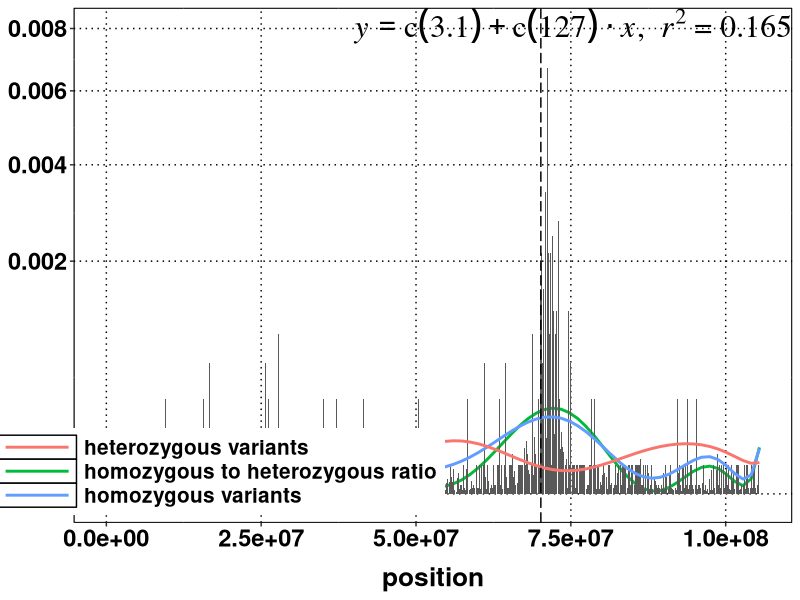
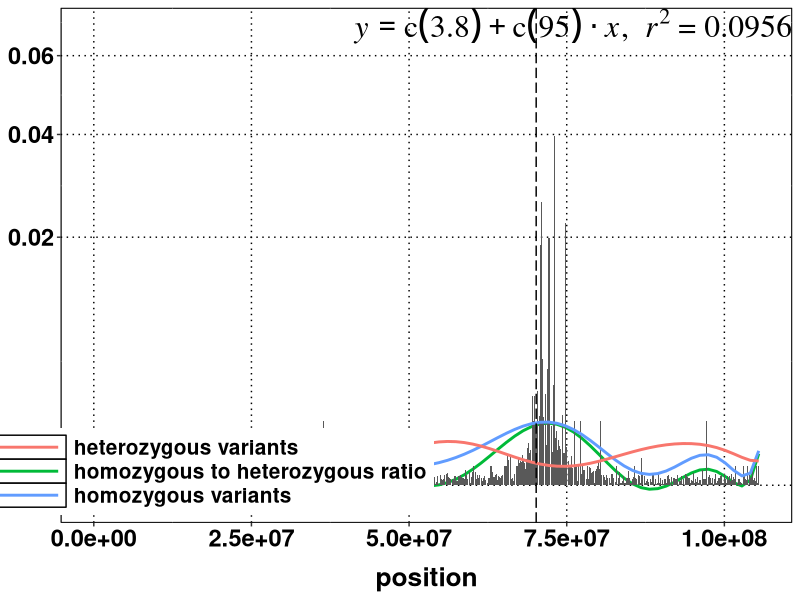
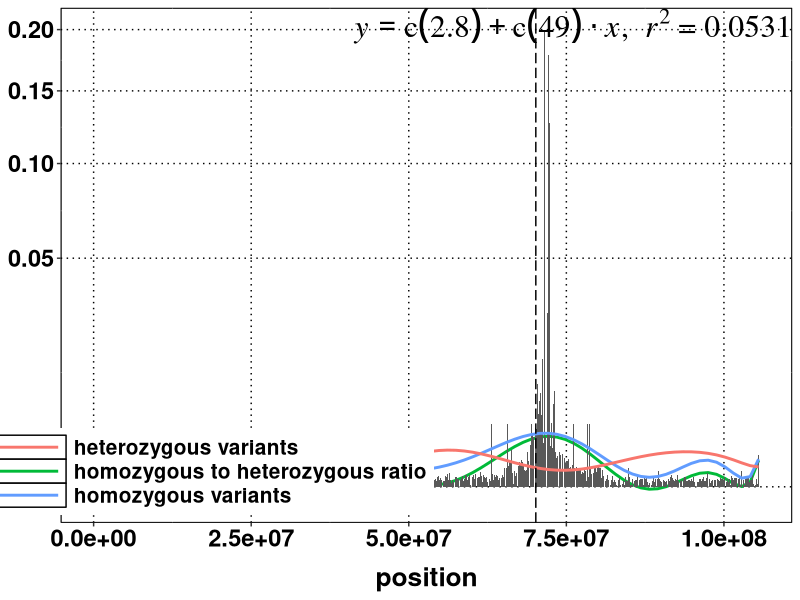
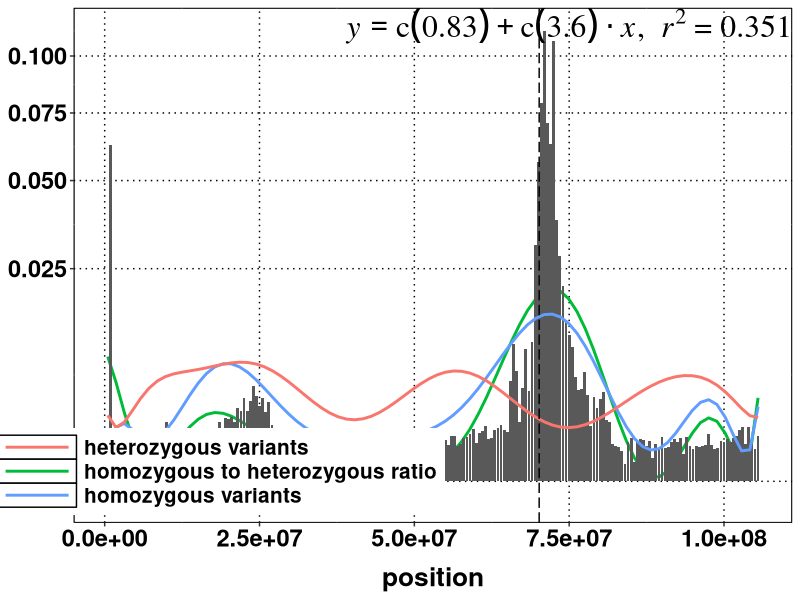
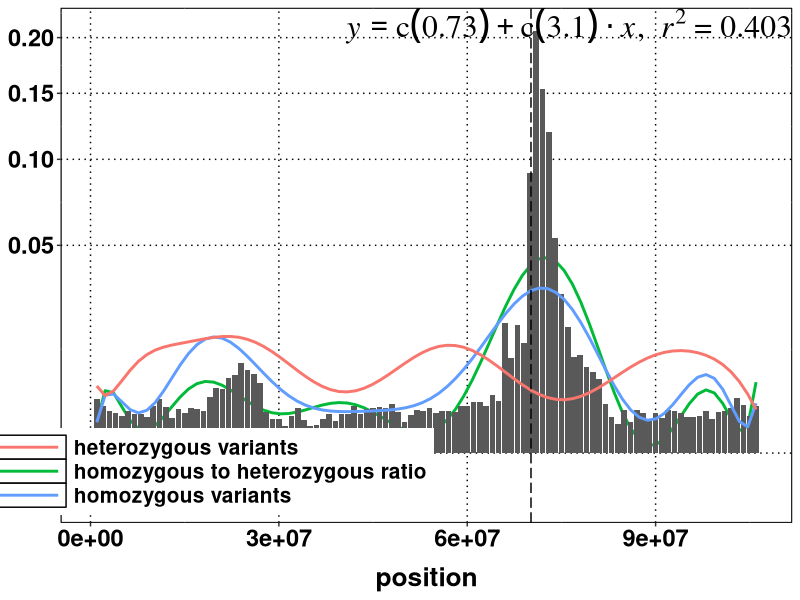
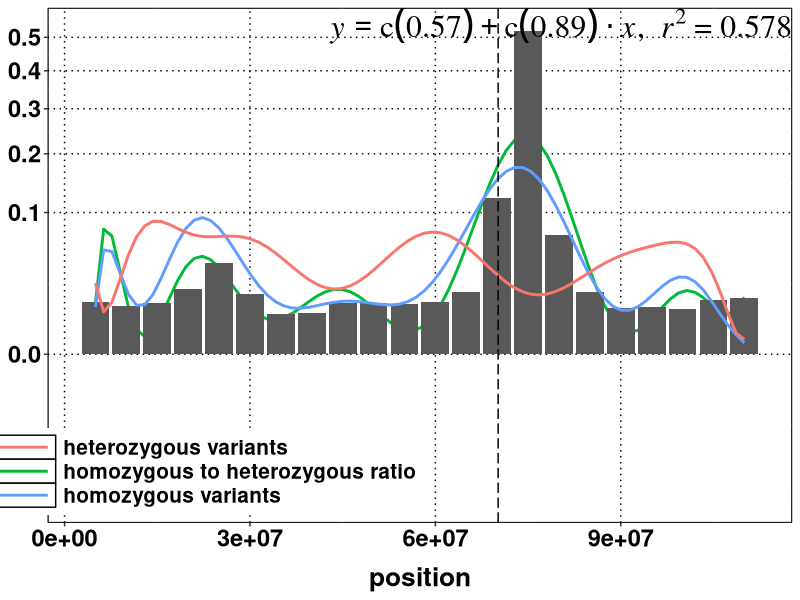
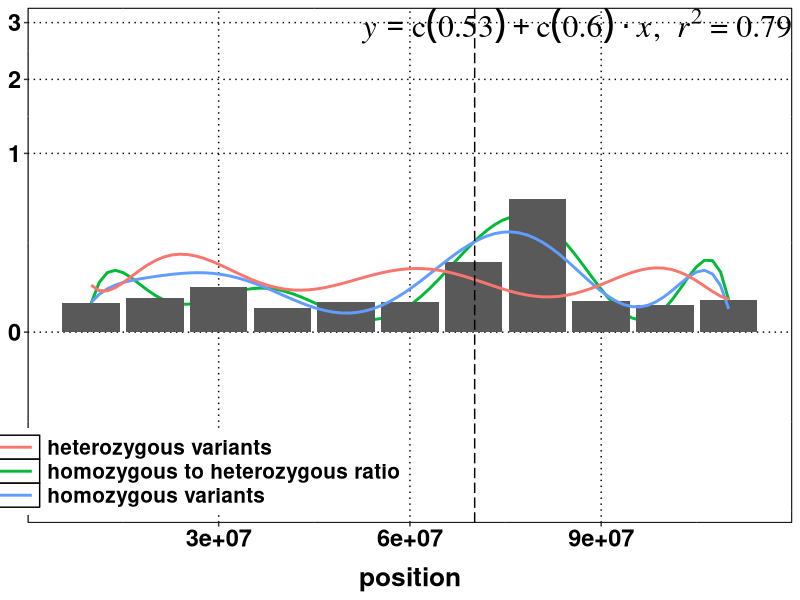
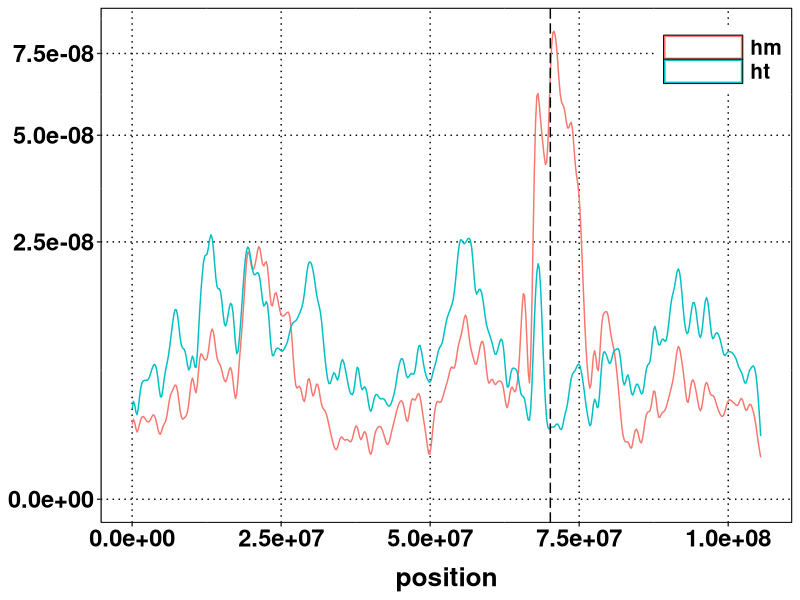

Reproduce these figures in R, in order.
## ---- chunk 1
# load the required libraries and functions
library(knitr)
library(markdown)
#opts_chunk$set(dev = 'pdf')
library(grid)
library(gridExtra)
library(ggplot2)

## cusotom ggplot theme edits
mytheme <- theme(panel.background = element_rect(fill='white', colour='black'),
        text = element_text(size = 20, face='bold', colour='black'),
        axis.title.x = element_text(size = 19, face='bold', color='black', vjust = -1),
        axis.text = element_text(size = 17, face='bold', color='black'),
        panel.grid.major = element_line(linetype = 'dotted', colour='black'),
        panel.border = element_rect(fill=NA, linetype = "solid", colour='black'),
        plot.margin=unit(c(2,2,5,2),'mm'), legend.position=c(0.2,0.1), legend.title = element_blank(),
        legend.text = element_text(colour = 'black', size = 15, face = 'bold'), legend.box = "horizontal",
        legend.key.width=unit(2, "cm"), legend.key = element_rect(fill='white'))

### lm equation display on plot. function modified from following link
## http://stackoverflow.com/questions/11949331/adding-a-3rd-order-polynomial-and-its-equation-to-a-ggplot-in-r
lm_eqn = function(x, y, n){
  m=lm(y ~ poly(x, n)) #n degree polynomial
  eq <- substitute(italic(y) == a + b %.% italic(x)*","~~italic(r)^2~"="~r2,
                   list(a = format(coef(m)[1], digits = 2),
                        b = format(coef(m)[2], digits = 2),
                        r2 = format(summary(m)$r.squared, digits = 3)))
  as.character(as.expression(eq))
}

## ---- chunk 2
tenkb <- read.delim(file="per-10000bp-filtered_sup1_colT_wsT.vcf.txt", header = TRUE)
tenkb$numhm <- tenkb$numhm + 0.1
tenkb$numht <- tenkb$numht + 0.1
tenkb$ratio <- tenkb$numhm/tenkb$numht
ggplot(data=tenkb, aes(x=position)) + stat_smooth(aes(y=ratio/sum(ratio), colour="homozygous to heterozygous ratio"),
                                                  method="lm", se=TRUE, fill=NA, formula=y ~ poly(x, 12, raw=TRUE) ) +
  geom_bar(aes(y=ratio/sum(ratio)), stat="identity") +
  stat_smooth(aes(y=numhm/sum(numhm), colour="homozygous variants"), method="lm", se=FALSE, formula=y ~ poly(x, 12, raw=TRUE) ) +
  stat_smooth(aes(y=numht/sum(numht), colour="heterozygous variants"), method="lm", se=FALSE, formula=y ~ poly(x, 12, raw=TRUE) ) +
  scale_y_sqrt() + labs(y=NULL, main="genome in 10 KB fragment chunks") + mytheme +
  geom_vline(xintercept = as.numeric(70155219), size=0.5, linetype = "longdash") +
  annotate("text", x=Inf, y=Inf, label=lm_eqn(tenkb$position, tenkb$ratio, 12), hjust=1, vjust=1, size=8, family="Times", face="italic", parse=TRUE)


## ---- chunk 3
tenkb <- read.delim(file="per-50000bp-filtered_sup1_colT_wsT.vcf.txt", header = TRUE)
tenkb$numhm <- tenkb$numhm + 0.1
tenkb$numht <- tenkb$numht + 0.1
tenkb$ratio <- tenkb$numhm/tenkb$numht
ggplot(data=tenkb, aes(x=position)) + stat_smooth(aes(y=ratio/sum(ratio), colour="homozygous to heterozygous ratio"),
                                                  method="lm", se=TRUE, fill=NA, formula=y ~ poly(x, 12, raw=TRUE) ) +
  geom_bar(aes(y=ratio/sum(ratio)), stat="identity") +
  stat_smooth(aes(y=numhm/sum(numhm), colour="homozygous variants"), method="lm", se=FALSE, formula=y ~ poly(x, 12, raw=TRUE) ) +
  stat_smooth(aes(y=numht/sum(numht), colour="heterozygous variants"), method="lm", se=FALSE, formula=y ~ poly(x, 12, raw=TRUE) ) +
  scale_y_sqrt() + labs(y=NULL, main="genome in 10 KB fragment chunks") + mytheme +
  geom_vline(xintercept = as.numeric(70155219), size=0.5, linetype = "longdash") +
  annotate("text", x=Inf, y=Inf, label=lm_eqn(tenkb$position, tenkb$ratio, 12), hjust=1, vjust=1, size=8, family="Times", face="italic", parse=TRUE)

## ---- chunk 4
tenkb <- read.delim(file="per-100000bp-filtered_sup1_colT_wsT.vcf.txt", header = TRUE)
tenkb$numhm <- tenkb$numhm + 0.1
tenkb$numht <- tenkb$numht + 0.1
tenkb$ratio <- tenkb$numhm/tenkb$numht
ggplot(data=tenkb, aes(x=position)) + stat_smooth(aes(y=ratio/sum(ratio), colour="homozygous to heterozygous ratio"),
                                                  method="lm", se=TRUE, fill=NA, formula=y ~ poly(x, 12, raw=TRUE) ) +
  geom_bar(aes(y=ratio/sum(ratio)), stat="identity") +
  stat_smooth(aes(y=numhm/sum(numhm), colour="homozygous variants"), method="lm", se=FALSE, formula=y ~ poly(x, 12, raw=TRUE) ) +
  stat_smooth(aes(y=numht/sum(numht), colour="heterozygous variants"), method="lm", se=FALSE, formula=y ~ poly(x, 12, raw=TRUE) ) +
  scale_y_sqrt() + labs(y=NULL, main="genome in 10 KB fragment chunks") + mytheme +
  geom_vline(xintercept = as.numeric(70155219), size=0.5, linetype = "longdash") +
  annotate("text", x=Inf, y=Inf, label=lm_eqn(tenkb$position, tenkb$ratio, 12), hjust=1, vjust=1, size=8, family="Times", face="italic", parse=TRUE)

## ---- chunk 5
tenkb <- read.delim(file="per-500000bp-filtered_sup1_colT_wsT.vcf.txt", header = TRUE)
tenkb$numhm <- tenkb$numhm + 0.1
tenkb$numht <- tenkb$numht + 0.1
tenkb$ratio <- tenkb$numhm/tenkb$numht
ggplot(data=tenkb, aes(x=position)) + stat_smooth(aes(y=ratio/sum(ratio), colour="homozygous to heterozygous ratio"),
                                                  method="lm", se=TRUE, fill=NA, formula=y ~ poly(x, 12, raw=TRUE) ) +
  geom_bar(aes(y=ratio/sum(ratio)), stat="identity") +
  stat_smooth(aes(y=numhm/sum(numhm), colour="homozygous variants"), method="lm", se=FALSE, formula=y ~ poly(x, 12, raw=TRUE) ) +
  stat_smooth(aes(y=numht/sum(numht), colour="heterozygous variants"), method="lm", se=FALSE, formula=y ~ poly(x, 12, raw=TRUE) ) +
  scale_y_sqrt() + labs(y=NULL, main="genome in 10 KB fragment chunks") + mytheme +
  geom_vline(xintercept = as.numeric(70155219), size=0.5, linetype = "longdash") +
  annotate("text", x=Inf, y=Inf, label=lm_eqn(tenkb$position, tenkb$ratio, 12), hjust=1, vjust=1, size=8, family="Times", face="italic", parse=TRUE)

## ---- chunk 6
tenkb <- read.delim(file="per-1000000bp-filtered_sup1_colT_wsT.vcf.txt", header = TRUE)
tenkb$numhm <- tenkb$numhm + 0.1
tenkb$numht <- tenkb$numht + 0.1
tenkb$ratio <- tenkb$numhm/tenkb$numht
ggplot(data=tenkb, aes(x=position)) + stat_smooth(aes(y=ratio/sum(ratio), colour="homozygous to heterozygous ratio"),
                                                  method="lm", se=TRUE, fill=NA, formula=y ~ poly(x, 12, raw=TRUE) ) +
  geom_bar(aes(y=ratio/sum(ratio)), stat="identity") +
  stat_smooth(aes(y=numhm/sum(numhm), colour="homozygous variants"), method="lm", se=FALSE, formula=y ~ poly(x, 12, raw=TRUE) ) +
  stat_smooth(aes(y=numht/sum(numht), colour="heterozygous variants"), method="lm", se=FALSE, formula=y ~ poly(x, 12, raw=TRUE) ) +
  scale_y_sqrt() + labs(y=NULL, main="genome in 10 KB fragment chunks") + mytheme +
  geom_vline(xintercept = as.numeric(70155219), size=0.5, linetype = "longdash") +
  annotate("text", x=Inf, y=Inf, label=lm_eqn(tenkb$position, tenkb$ratio, 12), hjust=1, vjust=1, size=8, family="Times", face="italic", parse=TRUE)

## ---- chunk 7
tenkb <- read.delim(file="per-5000000bp-filtered_sup1_colT_wsT.vcf.txt", header = TRUE)
tenkb$numhm <- tenkb$numhm + 0.1
tenkb$numht <- tenkb$numht + 0.1
tenkb$ratio <- tenkb$numhm/tenkb$numht
ggplot(data=tenkb, aes(x=position)) + stat_smooth(aes(y=ratio/sum(ratio), colour="homozygous to heterozygous ratio"),
                                                  method="lm", se=TRUE, fill=NA, formula=y ~ poly(x, 12, raw=TRUE) ) +
  geom_bar(aes(y=ratio/sum(ratio)), stat="identity") +
  stat_smooth(aes(y=numhm/sum(numhm), colour="homozygous variants"), method="lm", se=FALSE, formula=y ~ poly(x, 12, raw=TRUE) ) +
  stat_smooth(aes(y=numht/sum(numht), colour="heterozygous variants"), method="lm", se=FALSE, formula=y ~ poly(x, 12, raw=TRUE) ) +
  scale_y_sqrt() + labs(y=NULL, main="genome in 10 KB fragment chunks") + mytheme +
  geom_vline(xintercept = as.numeric(70155219), size=0.5, linetype = "longdash") +
  annotate("text", x=Inf, y=Inf, label=lm_eqn(tenkb$position, tenkb$ratio, 12), hjust=1, vjust=1, size=8, family="Times", face="italic", parse=TRUE)

## ---- chunk 8
tenkb <- read.delim(file="per-10000000bp-filtered_sup1_colT_wsT.vcf.txt", header = TRUE)
tenkb$numhm <- tenkb$numhm + 0.1
tenkb$numht <- tenkb$numht + 0.1
tenkb$ratio <- tenkb$numhm/tenkb$numht
ggplot(data=tenkb, aes(x=position)) + stat_smooth(aes(y=ratio/sum(ratio), colour="homozygous to heterozygous ratio"),
                                                  method="lm", se=TRUE, fill=NA, formula=y ~ poly(x, 8, raw=TRUE) ) +
  geom_bar(aes(y=ratio/sum(ratio)), stat="identity") +
  stat_smooth(aes(y=numhm/sum(numhm), colour="homozygous variants"), method="lm", se=FALSE, formula=y ~ poly(x, 8, raw=TRUE) ) +
  stat_smooth(aes(y=numht/sum(numht), colour="heterozygous variants"), method="lm", se=FALSE, formula=y ~ poly(x, 8, raw=TRUE) ) +
  scale_y_sqrt() + labs(y=NULL, main="genome in 10 KB fragment chunks") + mytheme +
  geom_vline(xintercept = as.numeric(70155219), size=0.5, linetype = "longdash") +
  annotate("text", x=Inf, y=Inf, label=lm_eqn(tenkb$position, tenkb$ratio, 8), hjust=1, vjust=1, size=8, family="Times", face="italic", parse=TRUE)

## ---- chunk 9
infile <- read.delim(file="varposn-genome-filtered_sup1_colT_wsT.vcf.txt", header = TRUE)
ggplot(data=infile, aes(x=position, colour=type)) + geom_density(adjust=1/10) +
  geom_vline(xintercept = as.numeric(70155219), size=0.5, linetype = "longdash") +
     scale_y_sqrt() + labs(y=NULL, main="genome wide snp density") + mytheme + theme(legend.position=c(0.9,0.9))

